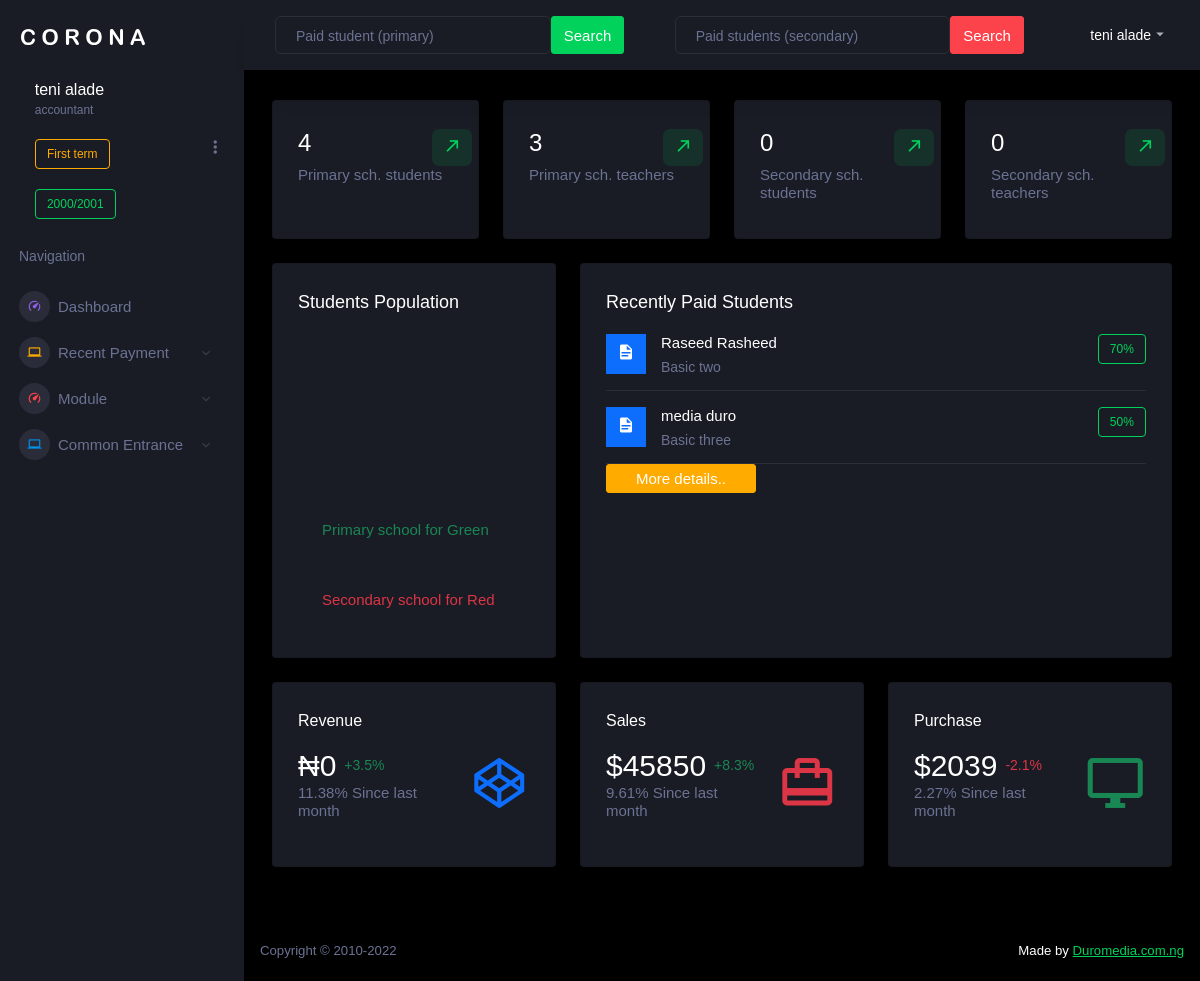
The page /arahman/admin/dashboard.php (signed in) on the database its author committed.
### tables this page shows
CREATE TABLE `term_start_end` (
  `term_start_end_id` int(11) NOT NULL,
  `choose_term` varchar(20) NOT NULL,
  `term_start` varchar(255) NOT NULL,
  `term_end` varchar(255) NOT NULL,
  `term_timestamp` timestamp NOT NULL DEFAULT current_timestamp(),
  `school_session` varchar(12) NOT NULL
);

CREATE TABLE `primary_school_students` (
  `primary_id` int(11) NOT NULL,
  `pri_active_email` int(1) NOT NULL DEFAULT 0,
  `pri_active` varchar(1) NOT NULL DEFAULT '0',
  `pri_paid` int(1) NOT NULL DEFAULT 0,
  `pri_admit` int(1) NOT NULL DEFAULT 0,
  `pri_class_id` varchar(20) NOT NULL,
  `pri_school_term` varchar(20) NOT NULL DEFAULT 'choose term',
  `pri_year` varchar(15) NOT NULL,
  `pri_firstname` varchar(20) NOT NULL,
  `pri_surname` varchar(20) NOT NULL,
  `pri_age` varchar(2) NOT NULL,
  `pri_sex` varchar(6) NOT NULL,
  `pri_email` varchar(255) NOT NULL,
  `pri_photo` varchar(255) NOT NULL DEFAULT 'default.jpg',
  `pri_phone` varchar(11) NOT NULL,
  `pri_address` text NOT NULL,
  `pri_password` varchar(255) NOT NULL,
  `pri_email_hash` varchar(255) NOT NULL,
  `pri_cookie_session` varchar(255) NOT NULL,
  `pri_timestamp` timestamp NOT NULL DEFAULT current_timestamp()
);

CREATE TABLE `primary_school_classes` (
  `primary_class_id` int(1) NOT NULL,
  `primary_class` varchar(20) NOT NULL,
  `primary_class_fees` varchar(9) NOT NULL
);

CREATE TABLE `primary_payment` (
  `primary_payment_id` bigint(20) NOT NULL,
  `primary_payment_students_id` bigint(20) NOT NULL,
  `primary_payment_students_reference` varchar(20) NOT NULL,
  `primary_payment_term` varchar(20) NOT NULL,
  `primary_payment_session` varchar(10) NOT NULL,
  `primary_payment_fees` varchar(10) NOT NULL,
  `primary_payment_paid_percent` varchar(3) NOT NULL,
  `primary_payment_completion_status` int(1) NOT NULL DEFAULT 0,
  `primary_payment_timestamp` timestamp NOT NULL DEFAULT current_timestamp() ON UPDATE current_timestamp()
);

### arahman/admin/dashboard.php (the view, shortened to what the rows shown need)
<?php
require_once ('../../incs-arahman/gen_serv_con.php');
?>
<?php require_once ('../../incs-arahman/dashboard.php');?>
        <div class="main-panel">
          <div class="content-wrapper">
            <div class="row">
           <?php
              if(isset($_SESSION['admin_active']) AND $_SESSION['admin_type'] == ACCOUNTANT){
                $results = mysqli_query($connect,"SELECT primary_payment_paid_percent, primary_id, pri_firstname, pri_surname, primary_class FROM primary_school_students INNER JOIN primary_school_classes ON primary_class_id = primary_id INNER JOIN primary_payment ON primary_payment_students_id = primary_id WHERE pri_paid = '1' AND pri_admit = '1' AND pri_active_email = '1' ORDER BY primary_id ASC LIMIT 5") or die(db_conn_error);
                echo '<div class="col-md-8 grid-margin stretch-card">
                <div class="card">
                  <div class="card-body">
                    <div class="d-flex flex-row justify-content-between">
                      <h4 class="card-title mb-1">Recently paid students</h4>
                      <p class="text-muted mb-1"></p>
                    </div>';
                if (mysqli_num_rows($results) >= 1 && mysqli_num_rows($results) <= 5){
                  if(mysqli_num_rows($results) >= 1 AND mysqli_num_rows($results) <= 5){
                  while ($row = mysqli_fetch_array($results)){
                    echo '<div class="row">
                      <div class="col-12">
                        <div class="preview-list">
                          <div class="preview-item border-bottom">
                            <div class="preview-thumbnail">
                              <div class="preview-icon bg-primary">
                                <i class="mdi mdi-file-document"></i>
                              </div>
                            </div>
                            <div class="preview-item-content d-sm-flex flex-grow">
                              <div class="flex-grow">
                                <h6 class="preview-subject">'.$row['pri_surname'].' '.$row['pri_firstname'].'</h6>
                                <p class="text-muted mb-0">'.$row['primary_class'].'</p>
                              </div>
                              <div class="me-auto text-sm-right pt-2 pt-sm-0">
                              <div class="badge badge-outline-success">'.$row['primary_payment_paid_percent'].'%</div>
                                <p class="text-muted mb-0"></p>
                              </div>
                            </div>
                          </div>
                         </div>
                      </div>
                    </div>';
                }
}
                }elseif(mysqli_num_rows($results) == 0){
                  echo '<h3 class="text-center">No result found</h3>';
                }
echo '  </div>
</div>
</div>
';
 }
              ?>
            </div>
<?php
              if(isset($_SESSION['admin_active']) AND $_SESSION['admin_type'] == ACCOUNTANT){
           echo '<div class="row">
              <div class="col-sm-4 grid-margin">
                <div class="card">
                  <div class="card-body">
                    <div class="row">
                      <div class="col-8 col-sm-12 col-xl-8 my-auto">
                        <div class="d-flex d-sm-block d-md-flex align-items-center">
                          <h2 class="mb-0">&#8358;0</h2>
                        </div>
                      </div>
                    </div>
                  </div>
                </div>
              </div>
              <div class="col-sm-4 grid-margin">
                <div class="card">
                  <div class="card-body">
                    <div class="row">
                      <div class="col-8 col-sm-12 col-xl-8 my-auto">
                        <div class="d-flex d-sm-block d-md-flex align-items-center">
                          <h2 class="mb-0">$45850</h2>
                        </div>
                      </div>
                    </div>
                  </div>
                </div>
              </div>
              <div class="col-sm-4 grid-margin">
                <div class="card">
                  <div class="card-body">
                    <div class="row">
                      <div class="col-8 col-sm-12 col-xl-8 my-auto">
                        <div class="d-flex d-sm-block d-md-flex align-items-center">
                          <h2 class="mb-0">$2039</h2>
                        </div>
                      </div>
                    </div>
                  </div>
                </div>
              </div>
            </div>';}
            ?>
            <?php require_once ('../../incs-arahman/dashboard-footer.php'); ?>

### incs-arahman/dashboard.php (shortened to what the rows shown need)
<!DOCTYPE html>
<html lang="en">
  <head>
    <link rel="stylesheet" href="assets/vendors/mdi/css/materialdesignicons.min.css">
    <link rel="stylesheet" href="assets/vendors/css/vendor.bundle.base.css">
    <link rel="stylesheet" href="assets/vendors/jvectormap/jquery-jvectormap.css">
    <link rel="stylesheet" href="assets/vendors/flag-icon-css/css/flag-icon.min.css">
    <link rel="stylesheet" href="assets/vendors/owl-carousel-2/owl.carousel.min.css">
    <link rel="stylesheet" href="assets/vendors/owl-carousel-2/owl.theme.default.min.css">
    <link rel="stylesheet" href="assets/vendors/select2/select2.min.css">
    <link rel="stylesheet" href="assets/vendors/select2-bootstrap-theme/select2-bootstrap.min.css">
    <link rel="stylesheet" href="assets/css/style.css">
  </head>
  <body>
    <div class="container-scroller">
      <nav class="sidebar sidebar-offcanvas" id="sidebar">
        <ul class="nav">
          <li class="nav-item profile">
            <div class="profile-desc">
              <div class="profile-pic">
                <div class="profile-name">
                  <h5 class="mb-0 font-weight-normal"><?= $_SESSION['admin_firstname'].' '.$_SESSION['admin_surname'] ?></h5>
                  <span><?= $_SESSION['admin_type']  ?></span>
                <?php  $taking_session = mysqli_query ($connect,"SELECT school_session, choose_term FROM term_start_end ORDER BY term_start_end_id DESC  LIMIT 1") or die(mysqli_error($connect));
            while($rows = mysqli_fetch_array($taking_session)){
              echo '<br><br>';
              echo '<div class="badge badge-outline-warning">'.$the_term=$rows['choose_term'].'</div>';
              echo '<br><br>';
              echo '<div class="badge badge-outline-success">'.$rows['school_session'].'</div>';
            }
  ?>
                </div>
              </div>
            </div>
          </li>
        </ul>
      </nav>
      <div class="container-fluid page-body-wrapper">

### rows shown on the page
term_start_end: choose_term "First term", school_session "2000/2001"
primary_school_students: pri_surname "Raseed", pri_firstname "Rasheed", primary_school_classes.primary_class "Basic two", primary_payment.primary_payment_paid_percent "70"
primary_school_students: pri_surname "media", pri_firstname "duro", primary_school_classes.primary_class "Basic three", primary_payment.primary_payment_paid_percent "50"

### other values the page prints
$_SESSION['admin_firstname'] "teni"
$_SESSION['admin_surname'] "alade"
$_SESSION['admin_type'] "accountant"
mysqli_num_rows($query) "4"
mysqli_num_rows($query_pri_sch) "3"
mysqli_num_rows($query_sec) "0"
mysqli_num_rows($query_sec_sch) "0"
